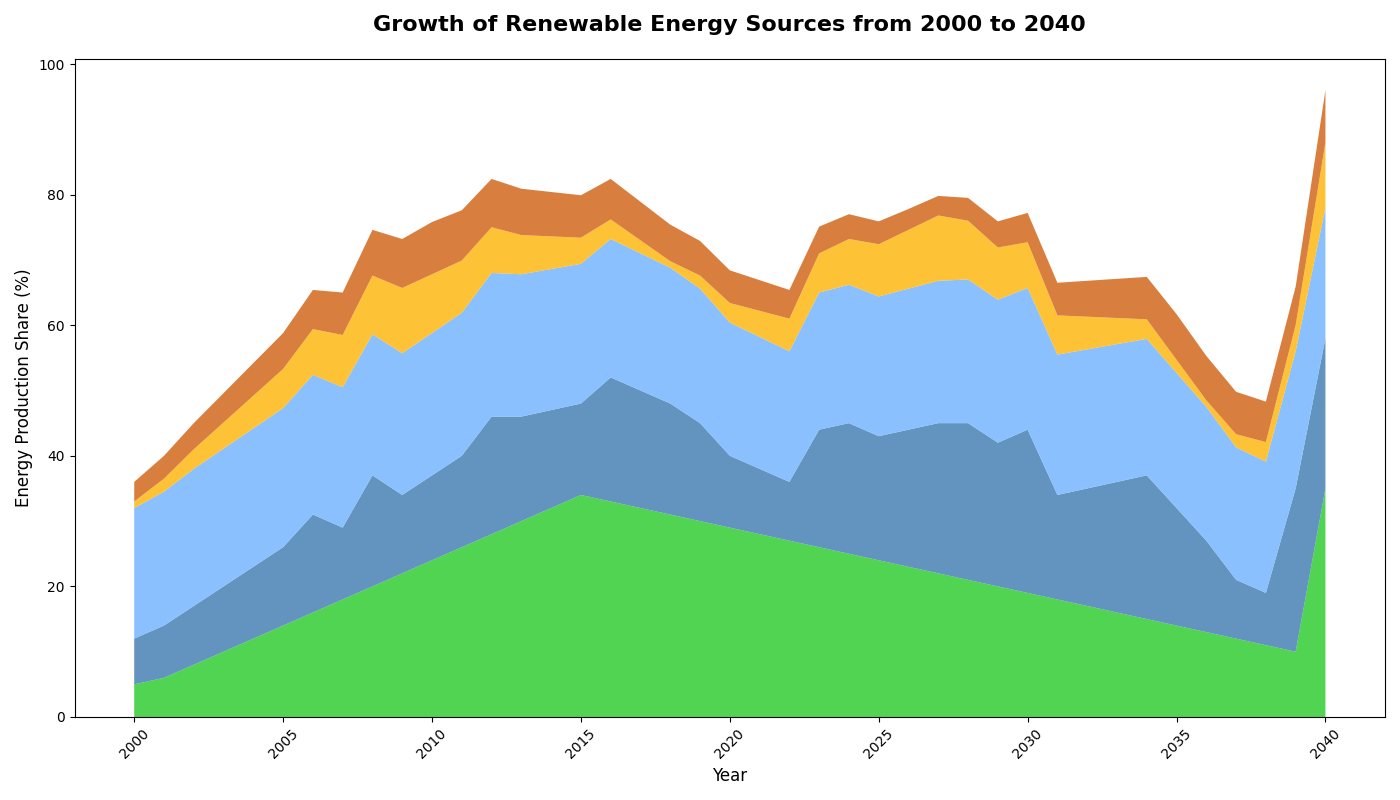

Generate this figure with Python:
import matplotlib.pyplot as plt
import numpy as np

years = np.arange(2000, 2041)

solar_power = np.array([5, 6, 8, 10, 12, 14, 16, 18, 20, 22, 24, 26, 28, 30, 32, 34, 33, 32, 31, 30, 29, 28, 27, 26, 25, 24, 23, 22, 21, 20, 19, 18, 17, 16, 15, 14, 13, 12, 11, 10, 35])
wind_power = np.array([7, 8, 9, 10, 11, 12, 15, 11, 17, 12, 13, 14, 18, 16, 15, 14, 19, 18, 17, 15, 11, 10, 9, 18, 20, 19, 21, 23, 24, 22, 25, 16, 18, 20, 22, 18, 14, 9, 8, 25, 23])
hydropower = np.array([20, 20.5, 21, 21.1, 21.2, 21.3, 21.4, 21.5, 21.6, 21.7, 21.8, 21.9, 22, 21.8, 21.6, 21.4, 21.2, 21, 20.8, 20.6, 20.4, 20.2, 20, 21, 21.2, 21.4, 21.6, 21.8, 22, 21.9, 21.7, 21.5, 21.3, 21.1, 20.9, 20.7, 20.5, 20.3, 20.1, 21, 20])
geothermal_power = np.array([1, 2, 3, 4, 5, 6, 7, 8, 9, 10, 9, 8, 7, 6, 5, 4, 3, 2, 1, 2, 3, 4, 5, 6, 7, 8, 9, 10, 9, 8, 7, 6, 5, 4, 3, 2, 1, 2, 3, 4, 10])
biomass_power = np.array([3, 3.5, 4, 4.5, 5, 5.5, 6, 6.5, 7, 7.5, 8, 7.7, 7.4, 7.1, 6.8, 6.5, 6.2, 5.9, 5.6, 5.3, 5, 4.7, 4.4, 4.1, 3.8, 3.5, 3.2, 3, 3.5, 4, 4.5, 5, 5.5, 6, 6.5, 7, 6.8, 6.5, 6.2, 5.9, 8])

renewable_sources = np.array([solar_power, wind_power, hydropower, geothermal_power, biomass_power])

fig, ax = plt.subplots(figsize=(14, 8))
ax.stackplot(years, renewable_sources, colors=['#32CD32', '#4682B4', '#77B5FE', '#FDB813', '#D2691E'], alpha=0.85)

ax.set_title("Growth of Renewable Energy Sources from 2000 to 2040", fontsize=16, fontweight='bold', pad=20)
ax.set_xlabel('Year', fontsize=12)
ax.set_ylabel('Energy Production Share (%)', fontsize=12, color='black')

plt.xticks(rotation=45)
plt.tight_layout()
plt.show()
